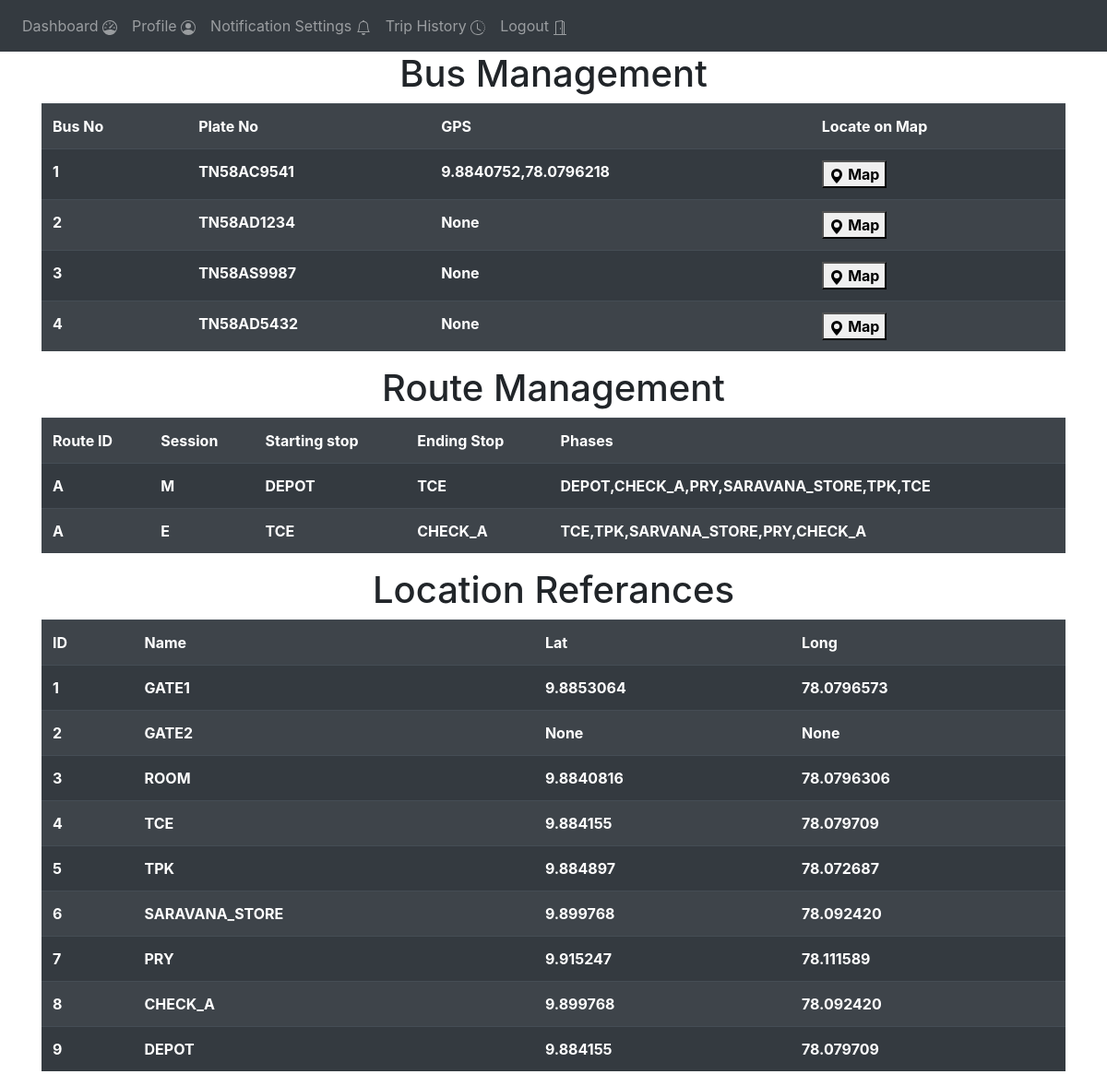
Page /admin-fleet-management (signed in) on the earlier database version.
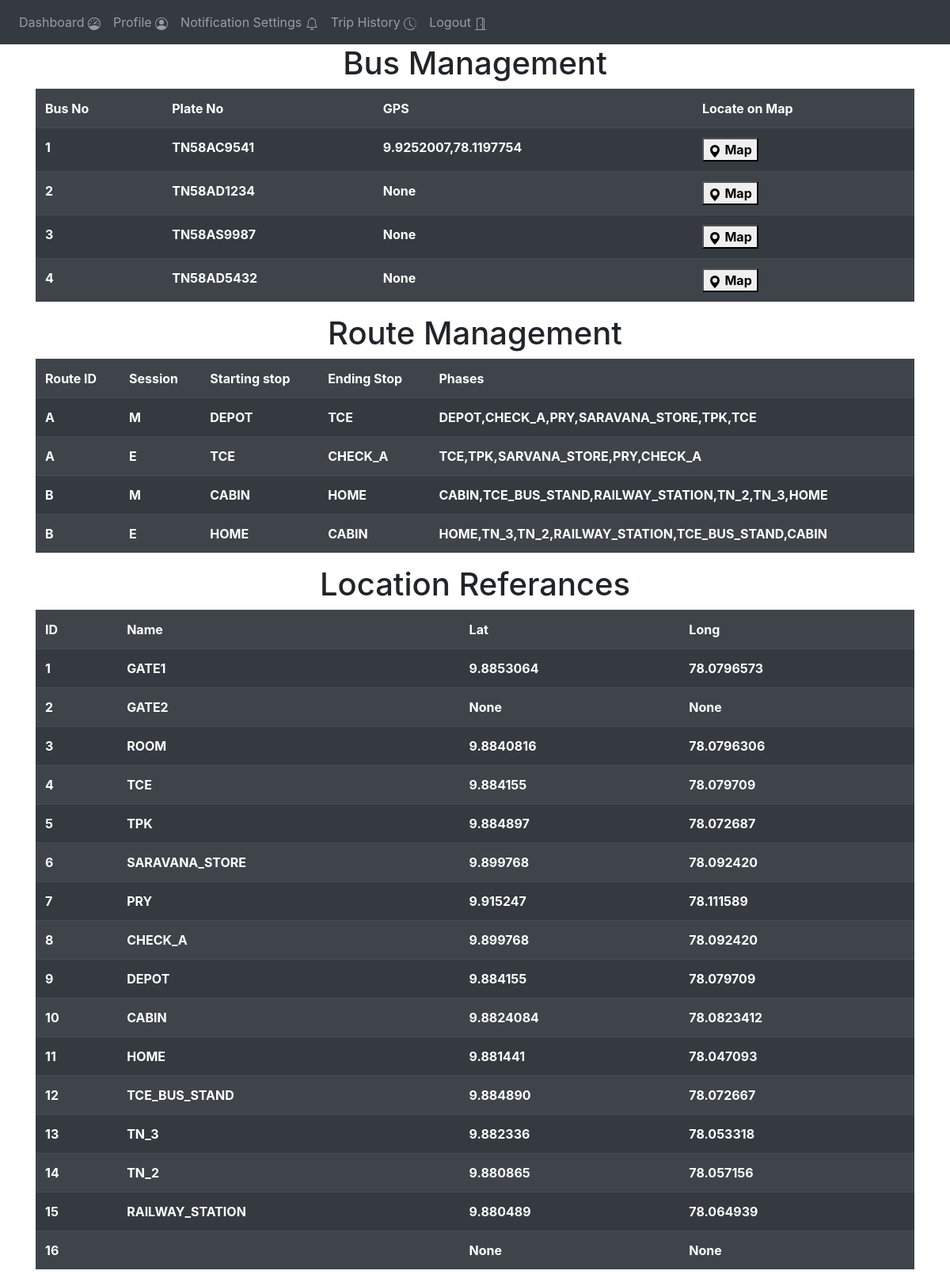
Same page on the later database version.
### website/models.py (models this page shows)
class Bus_data(db.Model):
    no = db.Column(db.String(1), primary_key=True)
    plate_number = db.Column(db.String(10))
    lat = db.Column(db.String(20))
    long = db.Column(db.String(20))
    gps = db.Column(db.String(20))

class Route(db.Model):
    id = db.Column(db.Integer, primary_key=True)
    route_id = db.Column(db.String(1))
    session = db.Column(db.String(1))
    start = db.Column(db.String(10))
    end = db.Column(db.String(10))
    phases = db.Column(db.String(250))

class Location_reference(db.Model):
    id = db.Column(db.Integer, primary_key=True)
    name = db.Column(db.String(15))
    lat = db.Column(db.String(20))
    long = db.Column(db.String(20))
    gps = db.Column(db.String(20))

### website/views.py (the view)
@views.route('/admin-fleet-management', methods=['GET', 'POST'])
@login_required
def admin_fleet_management():
    routes = Route.query.all()
    buses = Bus_data.query.all()
    locations = Location_reference.query.all()
    return render_template("admin_fleet_management.html" , user = current_user , routes = routes, buses = buses , locations = locations )

### website/__init__.py (called while the page is built)
def create_app():
    app = Flask(__name__)
    app.config['SECRET_KEY'] = '#itsactuallyapassword'
    app.config['SQLALCHEMY_DATABASE_URI'] = f'sqlite:///{DB_NAME}'
    db.init_app(app)
    from .views import views
    from .auth import auth
    app.register_blueprint(views, url_prefix='/')
    app.register_blueprint(auth, url_prefix='/')
    from .models import User
    create_database(app)
    login_manager = LoginManager()
    login_manager.login_view = 'auth.login'
    login_manager.init_app(app)
    @login_manager.user_loader
    def load_user(id):
        return User.query.get(int(id))
    return app

### website/templates/admin_fleet_management.html (shortened to what this page needs)
{% extends "base.html" %}
{% block content %}
<div>
    <h1 align="center">Bus Management</h1>
    <table class = "table table-striped table-dark">
        <tr>
            <th>Bus No</th>
            <th>Plate No</th>
            <th>GPS</th>
            <th>Locate on Map</th>
        </tr>
        {% for b in buses %}
        <tr>
        <th>{{b.no}}</th>
        <th>{{b.plate_number}}</th>
        <th>{{b.gps}}</th>
        <th>
            <button href="/test">
                <svg xmlns="http://www.w3.org/2000/svg" width="16" height="16" fill="currentColor" class="bi bi-geo-alt-fill" viewBox="0 0 16 16">
                <path d="M8 16s6-5.686 6-10A6 6 0 0 0 2 6c0 4.314 6 10 6 10zm0-7a3 3 0 1 1 0-6 3 3 0 0 1 0 6z"/>
                </svg>
            <b>Map</b>
            </button>
        </th>
        </tr>
        {%endfor%}
    </table>
</div>
<div>
    <h1 align="center">Route Management</h1>
    <table class = "table table-striped table-dark" >
        <tr>
            <th>Route ID</th>
            <th>Session</th>
            <th>Starting stop</th>
            <th>Ending Stop</th>
            <th>Phases</th>
        </tr>
        {% for r in routes %}
        <tr>
        <th>{{r.route_id}}</th>
        <th>{{r.session}}</th>
        <th>{{r.start}}</th>
        <th>{{r.end}}</th>
        <th>{{r.phases}}</th>
        </tr>
        {%endfor%}
    </table>
</div>
<div>
    <h1 align="center">Location Referances</h1>
    <table class="table table-striped  table-dark">
        <tr>
            <th>ID</th>
            <th>Name</th>
            <th>Lat</th>
            <th>Long</th>
        </tr>
        {% for l in locations %}
        <tr>
            <th>{{l.id}}</th>
            <th>{{l.name}}</th>
            <th>{{l.lat}}</th>
            <th>{{l.long}}</th>
        </tr>
        {%endfor%}
    </table>
</div>
{% endblock %}

### website/templates/base.html (shortened to what this page needs)
<!DOCTYPE html>
<html>
  <head>
    <link rel="stylesheet" href="{{url_for('static',filename='style.css')}}">
    <link
      rel="stylesheet"
      href="https://stackpath.bootstrapcdn.com/bootstrap/4.4.1/css/bootstrap.min.css"
    />
    <link
      rel="stylesheet"
      href="https://stackpath.bootstrapcdn.com/font-awesome/4.7.0/css/font-awesome.min.css"
    />
  </head>
  <body>
{%if user.is_authenticated %}
  {%if user.type == "S"%}
    <nav class="navbar navbar-expand-lg navbar-dark bg-dark">
  <div class="collapse navbar-collapse" id="navbar">
    <div class="navbar-nav">
      <a class="nav-item nav-link" id="student-home" href="/student-home">Dashboard&nbsp;<span></span></a>
      <a class="nav-item nav-link" id="profile" href="/student-profile">Profile&nbsp;<span></span></a>
      <a class="nav-item nav-link" id="notification-settings" href="/student-notification-settings">Notification Settings&nbsp;<span></span></a>
      <a class="nav-item nav-link" id="trip-history" href="/student-trip-history">Trip History&nbsp;<span></span></a>
      <a class="nav-item nav-link" id="" href="/logout">Logout&nbsp;<span></span></a>
    </div>
  </div>
    </nav>
  {%endif%}
{%endif%}
    <div class="container">{% block content %} {% endblock %}</div>
  </body>
</html>

Differences in the rows shown:
changed Bus_data "TN58AC9541": gps "9.8840752,78.0796218" → "9.9252007,78.1197754"
added Route: route_id "B", session "M", start "CABIN", end "HOME", phases "CABIN,TCE_BUS_STAND,RAILWAY_STATION,TN_2,TN_3,HOME"
added Route: route_id "B", session "E", start "HOME", end "CABIN", phases "HOME,TN_3,TN_2,RAILWAY_STATION,TCE_BUS_STAND,CABIN"
added Location_reference: id "10", name "CABIN", lat "9.8824084", long "78.0823412"
added Location_reference: id "11", name "HOME", lat "9.881441", long "78.047093"
added Location_reference: id "12", name "TCE_BUS_STAND", lat "9.884890", long "78.072667"
added Location_reference: id "13", name "TN_3", lat "9.882336", long "78.053318"
added Location_reference: id "14", name "TN_2", lat "9.880865", long "78.057156"
added Location_reference: id "15", name "RAILWAY_STATION", lat "9.880489", long "78.064939"
added Location_reference: id "16", lat "None", long "None"
